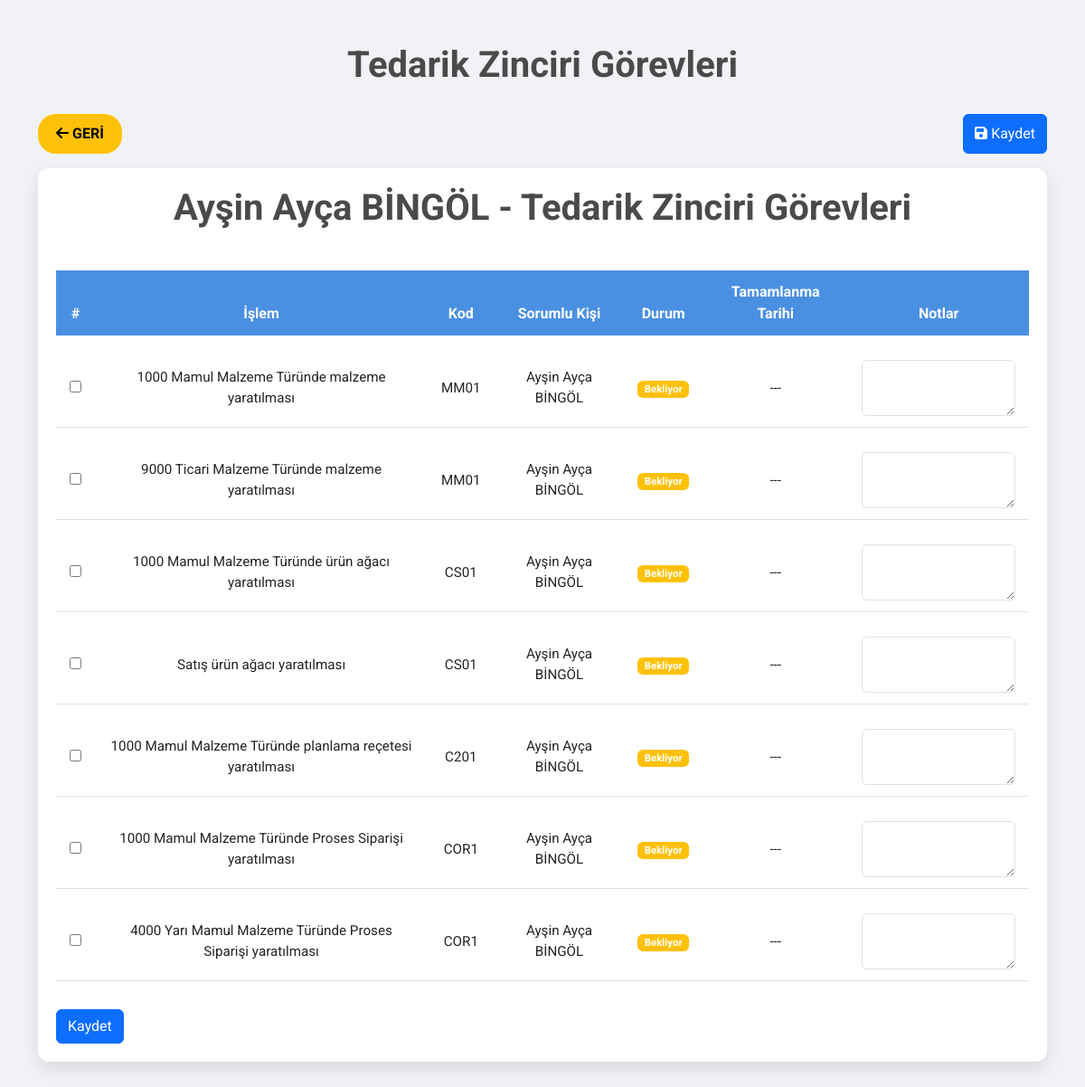
/department/Tedarik Zinciri?user=Ayşin Ayça BİNGÖL, run on the app's committed database.
### app.py (models this page shows)
class Task(db.Model):
    id = db.Column(db.Integer, primary_key=True)
    process_name = db.Column(db.String(100))
    process_code = db.Column(db.String(50))
    department = db.Column(db.String(50))
    responsible_person = db.Column(db.String(50))
    is_completed = db.Column(db.Boolean, default=False)
    notes = db.Column(db.Text)
    completion_time = db.Column(db.DateTime, nullable=True)  # Yeni sütun

### app.py (the view)
@app.route('/department/<string:department_name>')
def department_tasks(department_name):
    user_name = request.args.get('user')
    if not user_name:
        flash("Kullanıcı belirtilmedi!", "danger")
        return redirect(url_for('index'))
    department_name = unquote(department_name)
    user_name = unquote(user_name)
    tasks = Task.query.filter_by(department=department_name, responsible_person=user_name).all()
    if not tasks:
        flash(f"{user_name} için {department_name} departmanında görev bulunamadı.", "warning")
        return redirect(url_for('index'))
    total_tasks = len(tasks)
    completed_tasks = len([task for task in tasks if task.is_completed])
    completion_percentage = (completed_tasks / total_tasks * 100) if total_tasks > 0 else 0
    return render_template(
        'department_tasks.html',
        tasks=tasks,
        department_name=department_name,
        user_name=user_name,
        completion_percentage=completion_percentage
    )

### templates/department_tasks.html (shortened to what this page needs)
<!DOCTYPE html>
<html lang="tr">
<head>
    <link href="https://cdn.jsdelivr.net/npm/bootstrap@5.3.0/dist/css/bootstrap.min.css" rel="stylesheet">
    <link href="https://cdnjs.cloudflare.com/ajax/libs/font-awesome/6.4.0/css/all.min.css" rel="stylesheet">
</head>
<body>
    <div class="container my-5">
        <h1 class="text-center">{{ department_name }} Görevleri</h1>
        <div class="d-flex justify-content-between mb-3">
            <a href="/" class="btn btn-back"><i class="fas fa-arrow-left"></i> Geri</a>
            <button type="submit" form="task-form" class="btn btn-primary"><i class="fas fa-save"></i> Kaydet</button>
        </div>
        <div class="table-container">
            <h1 class="text-center">{{ user_name }} - {{ department_name }} Görevleri</h1>
<form action="/bulk_update/{{ department_name }}/{{ user_name }}" method="POST">
    <table class="table table-hover">
        <thead>
            <tr>
                <th>#</th>
                <th>İşlem</th>
                <th>Kod</th>
                <th>Sorumlu Kişi</th>
                <th>Durum</th>
                <th>Tamamlanma Tarihi</th>
                <th>Notlar</th>
            </tr>
        </thead>
        <tbody>
            {% for task in tasks %}
            <tr>
                <td>
                    <input type="checkbox" name="is_completed_{{ task.id }}" {% if task.is_completed %}checked{% endif %}>
                </td>
                <td>{{ task.process_name }}</td>
                <td>{{ task.process_code }}</td>
                <td>{{ task.responsible_person }}</td>
                <td>
                    <span class="badge {% if task.is_completed %}bg-success{% else %}bg-warning{% endif %}">
                        {% if task.is_completed %}Tamamlandı{% else %}Bekliyor{% endif %}
                    </span>
                </td>
                <td>
                    {% if task.completion_time %}
                    {{ task.completion_time.strftime('%d %B %Y %H:%M') }}
                    {% else %}
                    ---
                    {% endif %}
                </td>
                <td>
                    <textarea name="notes_{{ task.id }}" class="form-control">{{ task.notes or '' }}</textarea>
                </td>
            </tr>
            {% endfor %}
        </tbody>
    </table>
    <button type="submit" class="btn btn-primary">Kaydet</button>
</form>
        </div>
    </div>
</body>
</html>

### templates/department_tasks.html (style rules this page uses)
body { font-family: 'Roboto', sans-serif; background: #f0f2f5; color: #333; }
h1 { font-weight: 700; color: #4a4a4a; margin-bottom: 30px; }
.table-container { background: #ffffff; border-radius: 12px; padding: 20px; box-shadow: 0 8px 20px rgba(0, 0, 0, 0.1); }
.table { width: 100%; border-collapse: separate; border-spacing: 0 15px; }
.table thead th { background: #4a90e2; color: #ffffff; padding: 12px 15px; border: none; text-align: center; font-size: 1rem; }
.table tbody tr { background: #ffffff; border-radius: 8px; transition: transform 0.3s, box-shadow 0.3s; }
.table td { padding: 12px 15px; vertical-align: middle; text-align: center; font-size: 0.95rem; }
.btn-back { background: #ffc107; color: black; font-weight: bold; padding: 10px 20px; border-radius: 20px; text-transform: uppercase; transition: all 0.3s; border: none; }
.form-control { resize: vertical; min-height: 50px; }

### data on the page
Task: process_name "1000 Mamul Malzeme Türünde malzeme yaratılması", process_code "MM01", responsible_person "Ayşin Ayça BİNGÖL", shows "Bekliyor"
Task: process_name "9000 Ticari Malzeme Türünde malzeme yaratılması", process_code "MM01", responsible_person "Ayşin Ayça BİNGÖL", shows "Bekliyor"
Task: process_name "1000 Mamul Malzeme Türünde ürün ağacı yaratılması", process_code "CS01", responsible_person "Ayşin Ayça BİNGÖL", shows "Bekliyor"
Task: process_name "Satış ürün ağacı yaratılması", process_code "CS01", responsible_person "Ayşin Ayça BİNGÖL", shows "Bekliyor"
Task: process_name "1000 Mamul Malzeme Türünde planlama reçetesi yaratılması", process_code "C201", responsible_person "Ayşin Ayça BİNGÖL", shows "Bekliyor"
Task: process_name "1000 Mamul Malzeme Türünde Proses Siparişi yaratılması", process_code "COR1", responsible_person "Ayşin Ayça BİNGÖL", shows "Bekliyor"
Task: process_name "4000 Yarı Mamul Malzeme Türünde Proses Siparişi yaratılması", process_code "COR1", responsible_person "Ayşin Ayça BİNGÖL", shows "Bekliyor"

### other printed values
{{ department_name }} "Tedarik Zinciri"
{{ user_name }} "Ayşin Ayça BİNGÖL"
